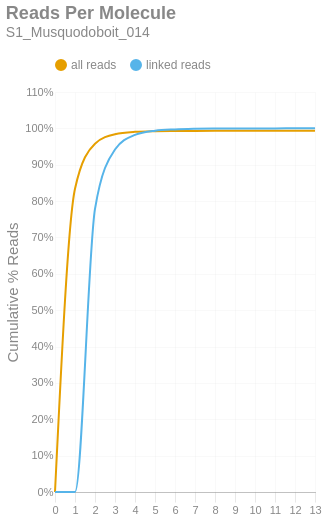

Notebook source saved alongside this figure:
### Markdown cell above
### Reads per Molecule
This chart shows the cumulative distribution of the number of reads per linked molecule. That is, how many alignments are associated with a unique molecule. This excludes the number of reads associated with invalid or absent linked-read barcodes. The `linked` histogram is the percentages recalculated when disregarding singletons.

### Code cell
if SKIPLR:
    print_html(f"Skipped")
else:
    counts = np.bincount(valids['reads'].cast(pl.Int64).to_numpy())
    weighted = counts * np.arange(len(counts))
    all_perc = weighted / n_reads
    linked_perc = weighted / n_linked_reads
    linked_perc[1] = 0
    binned_df = pl.DataFrame({
        'readsper': list(range(len(counts))),
        'all reads (cumsum)': np.cumsum(all_perc).tolist(),
        'linked reads (cumsum)': np.cumsum(linked_perc).tolist(),
    })

    with SafeRender(binned_df):
        (
            density_plot(binned_df, 'Reads Per Molecule', samplename, 'readspmol')
            .encode(
                x=alt.X('readsper:O', title=None).axis(labelAngle=0).scale(padding=0),
                y=alt.Y('value:Q', title='Cumulative % Reads').axis(format='%').stack(False),
                color=alt.Color("key:N").scale(domain=["all reads", "linked reads"]),
                tooltip=[
                    alt.Tooltip("key:N", title="Data Type"),
                    alt.Tooltip("readsper:O", title="Reads Per Molecule"),
                    alt.Tooltip("value:Q", format=".2%", title="% Reads (Cum.)")
                ]            
            )
        ).display()

### Figure 1 — Vega-Lite specification as saved in the notebook (floating-point values rounded to 4 significant figures)
{"width": "container", "height": 400, "config": {"title": {"anchor": "start", "dy": -15, "fontSize": 18, "color": "#888888", "subtitleColor": "#888888", "subtitleFontSize": 14}, "arc": {"fill": "#0072B2"}, "axis": {"domainColor": "#888888", "domainWidth": 0.5, "gridWidth": 0.2, "grid": false, "titleFontWeight": 400, "titleFontSize": 15, "labelFontSize": 11, "labelColor": "#888888", "tickColor": "#888888", "tickWidth": 0.2, "titleColor": "#888888"}, "axisBand": {"grid": false}, "axisX": {"grid": true, "tickSize": 10, "domainCap": "round"}, "axisY": {"domain": false, "grid": true, "tickSize": 0, "domainCap": "round"}, "background": "transparent", "header": {"labelFontSize": 15, "labelColor": "#888888", "titleFontSize": 15, "titleFontWeight": 600, "titleColor": "#888888"}, "legend": {"labelFont": "sans-serif", "labelFontSize": 12, "labelColor": "#888888", "symbolSize": 100, "symbolType": "circle", "titleFontSize": 12, "titlePadding": 10, "titleColor": "#888888", "title": null, "orient": "top"}, "range": {"category": ["#E69F00", "#56B4E9", "#009E73", "#F0E442", "#0072B2", "#D55E00", "#CC79A7", "#000000"], "diverging": ["#cfe8f3", "#a2d4ec", "#73bfe2", "#46abdb", "#1696d2", "#12719e"]}, "area": {"fill": "#0072B2", "fillOpacity": 0.7, "line": true, "strokeOpacity": 0.7}, "line": {"color": "#0072B2", "stroke": "#0072B2", "strokeWidth": 2}, "trail": {"color": "#0072B2", "stroke": "#0072B2", "strokeWidth": 0, "size": 1}, "point": {"filled": true, "fillOpacity": 1.0, "size": 95}, "text": {"color": "#888888", "fontSize": 11, "align": "right", "fontWeight": 400, "size": 11}, "bar": {"fill": "#0072B2", "stroke": null}, "view": {"stroke": null, "continuousWidth": 660, "continuousHeight": 400}}, "data": {"name": "data-57549626f80fb04772ba872393bc250a"}, "mark": {"type": "line", "interpolate": "monotone", "point": {"opacity": 0, "size": 275}}, "encoding": {"color": {"field": "key", "scale": {"domain": ["all reads", "linked reads"]}, "type": "nominal"}, "tooltip": [{"field": "key", "title": "Data Type", "type": "nominal"}, {"field": "readsper", "title": "Reads Per Molecule", "type": "ordinal"}, {"field": "value", "format": ".2%", "title": "% Reads (Cum.)", "type": "quantitative"}], "x": {"axis": {"labelAngle": 0}, "field": "readsper", "scale": {"padding": 0}, "title": null, "type": "ordinal"}, "y": {"axis": {"format": "%"}, "field": "value", "stack": false, "title": "Cumulative % Reads", "type": "quantitative"}}, "params": [{"name": "param_c36ac31b6afebe62", "select": {"type": "point", "fields": ["key"]}, "bind": "legend"}], "title": {"text": "Reads Per Molecule", "subtitle": "S1_Musquodoboit_014"}, "transform": [{"fold": ["all reads (cumsum)", "linked reads (cumsum)"]}, {"calculate": "replace(datum.key, ' (cumsum)', '')", "as": "key"}, {"filter": {"param": "param_c36ac31b6afebe62"}}], "usermeta": {"embedOptions": {"downloadFileName": "S1_Musquodoboit_014.readspmol"}}, "$schema": "https://vega.github.io/schema/vega-lite/v6.1.0.json", "datasets": {"data-57549626f80fb04772ba872393bc250a": [{"readsper": 0, "all reads (cumsum)": 0.0, "linked reads (cumsum)": 0.0}, {"readsper": 1, "all reads (cumsum)": 0.8339, "linked reads (cumsum)": 0.0}, {"readsper": 2, "all reads (cumsum)": 0.958, "linked reads (cumsum)": 0.7788}, {"readsper": 3, "all reads (cumsum)": 0.984, "linked reads (cumsum)": 0.9418}, {"readsper": 4, "all reads (cumsum)": 0.9904, "linked reads (cumsum)": 0.982}, {"readsper": 5, "all reads (cumsum)": 0.9922, "linked reads (cumsum)": 0.9936}, {"readsper": 6, "all reads (cumsum)": 0.9928, "linked reads (cumsum)": 0.9971}, {"readsper": 7, "all reads (cumsum)": 0.993, "linked reads (cumsum)": 0.9987}, {"readsper": 8, "all reads (cumsum)": 0.9931, "linked reads (cumsum)": 0.9994}, {"readsper": 9, "all reads (cumsum)": 0.9932, "linked reads (cumsum)": 0.9998}, {"readsper": 10, "all reads (cumsum)": 0.9932, "linked reads (cumsum)": 0.9999}, {"readsper": 11, "all reads (cumsum)": 0.9932, "linked reads (cumsum)": 1.0}, {"readsper": 12, "all reads (cumsum)": 0.9932, "linked reads (cumsum)": 1.0}, {"readsper": 13, "all reads (cumsum)": 0.9932, "linked reads (cumsum)": 1.0}]}}
